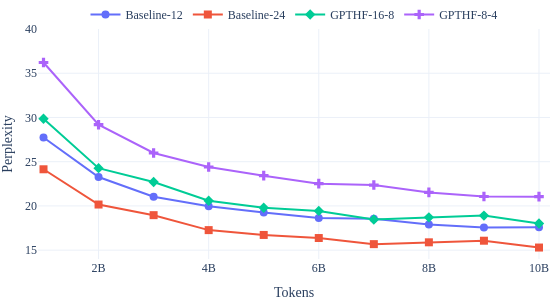

The code cell stored with this chart in its notebook:
### Code cell
import numpy as np
import plotly.graph_objects as go
import plotly.io as pio

fig = go.Figure()
marker_symbols = [
    "circle",
    "square",
    "diamond",
    "cross",
    "x",
    "star",
    "hexagon",
    "pentagon",
    "hexagram",
    "star-diamond",
    "star-square",
    "star-triangle-down",
    "star-square-open",
    "star-diamond-open",
    "star-triangle-up-open",
    "star-triangle-down-open",
    "star-square-open",
    "star-diamond-open",
    "star-triangle-up-open",
    "star-triangle-down-open",
]
for i, key in enumerate(runs):
    # Apply exponential transformation
    perplexities = np.exp(runs[key]["validation_loss"])
    if key in ['Baseline-12', 'Baseline-24', 'GPTHF-8-4', 'GPTHF-16-8']:
        fig.add_trace(go.Scatter(
            x=runs[key]["tokens"], 
            y=np.exp(runs[key]["validation_loss"]), 
            mode='lines+markers',
            marker=dict(symbol=marker_symbols[i], size=8),
            name=key,
            # line=dict(width=2)  # **Change this width to reduce line size in legend**
        ))

fig.update_yaxes(title="Perplexity", range=[14, 40], dtick=10, tickvals=[15, 20, 25, 30, 35, 40])
fig.update_xaxes(title="Tokens",
                #  tickvals=[2e9 * i for i in range(1, 6)],
                 range=[0.9e9, 10.2e9])


fig.update_layout(
        legend=dict(orientation="h", yanchor="bottom", y=1, xanchor="center", x=0.5),
        showlegend=True,
    )

fig.update_layout(
        title="",
        font_family="Times New Roman",
        font_size=12,
        title_font_size=12,
        margin_l=0,
        margin_t=0,
        margin_b=5,
        margin_r=0,
        width=550,
        height=300,
    )
fig.show()
# Save to PDF
pio.write_image(fig, f"./validation_perplexities.pdf")

### Figure 1 — Plotly figure (JSON) as saved in the notebook; plotly's stock layout.template omitted (floating-point values rounded to 4 significant figures)
{"data": [{"marker": {"size": 8, "symbol": "circle"}, "mode": "lines+markers", "name": "Baseline-12", "type": "scatter", "x": [1000000000, 2000000000, 3000000000, 4000000000, 5000000000, 6000000000, 7000000000, 8000000000, 9000000000, 10000000000], "y": [27.73, 23.27, 21.05, 19.97, 19.26, 18.63, 18.56, 17.91, 17.56, 17.59]}, {"marker": {"size": 8, "symbol": "square"}, "mode": "lines+markers", "name": "Baseline-24", "type": "scatter", "x": [1000000000, 2000000000, 3000000000, 4000000000, 5000000000, 6000000000, 7000000000, 8000000000, 9000000000, 10000000000], "y": [24.14, 20.16, 18.96, 17.26, 16.72, 16.37, 15.68, 15.89, 16.07, 15.3]}, {"marker": {"size": 8, "symbol": "diamond"}, "mode": "lines+markers", "name": "GPTHF-16-8", "type": "scatter", "x": [1000000000, 2000000000, 3000000000, 4000000000, 5000000000, 6000000000, 7000000000, 8000000000, 9000000000, 10000000000], "y": [29.85, 24.27, 22.71, 20.59, 19.79, 19.44, 18.46, 18.71, 18.9, 18.02]}, {"marker": {"size": 8, "symbol": "cross"}, "mode": "lines+markers", "name": "GPTHF-8-4", "type": "scatter", "x": [1000000000, 2000000000, 3000000000, 4000000000, 5000000000, 6000000000, 7000000000, 8000000000, 9000000000, 10000000000], "y": [36.21, 29.18, 25.98, 24.4, 23.42, 22.52, 22.36, 21.53, 21.06, 21.05]}], "layout": {"font": {"family": "Times New Roman", "size": 12}, "height": 300, "legend": {"orientation": "h", "x": 0.5, "xanchor": "center", "y": 1, "yanchor": "bottom"}, "margin": {"b": 5, "l": 0, "r": 0, "t": 0}, "showlegend": true, "title": {"font": {"size": 12}, "text": ""}, "width": 550, "xaxis": {"range": [900000000, 10200000000], "title": {"text": "Tokens"}}, "yaxis": {"dtick": 10, "range": [14, 40], "tickvals": [15, 20, 25, 30, 35, 40], "title": {"text": "Perplexity"}}}}
